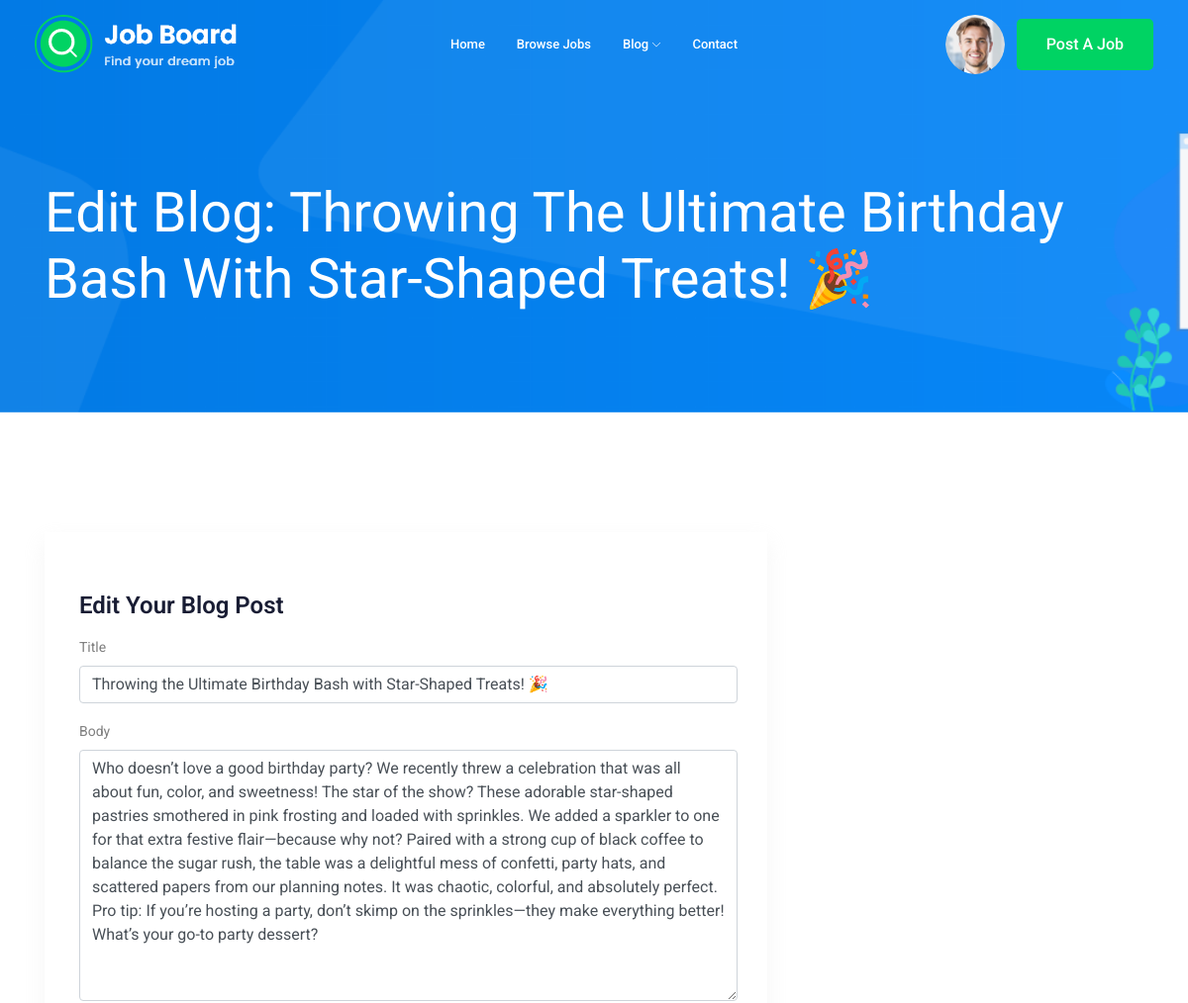
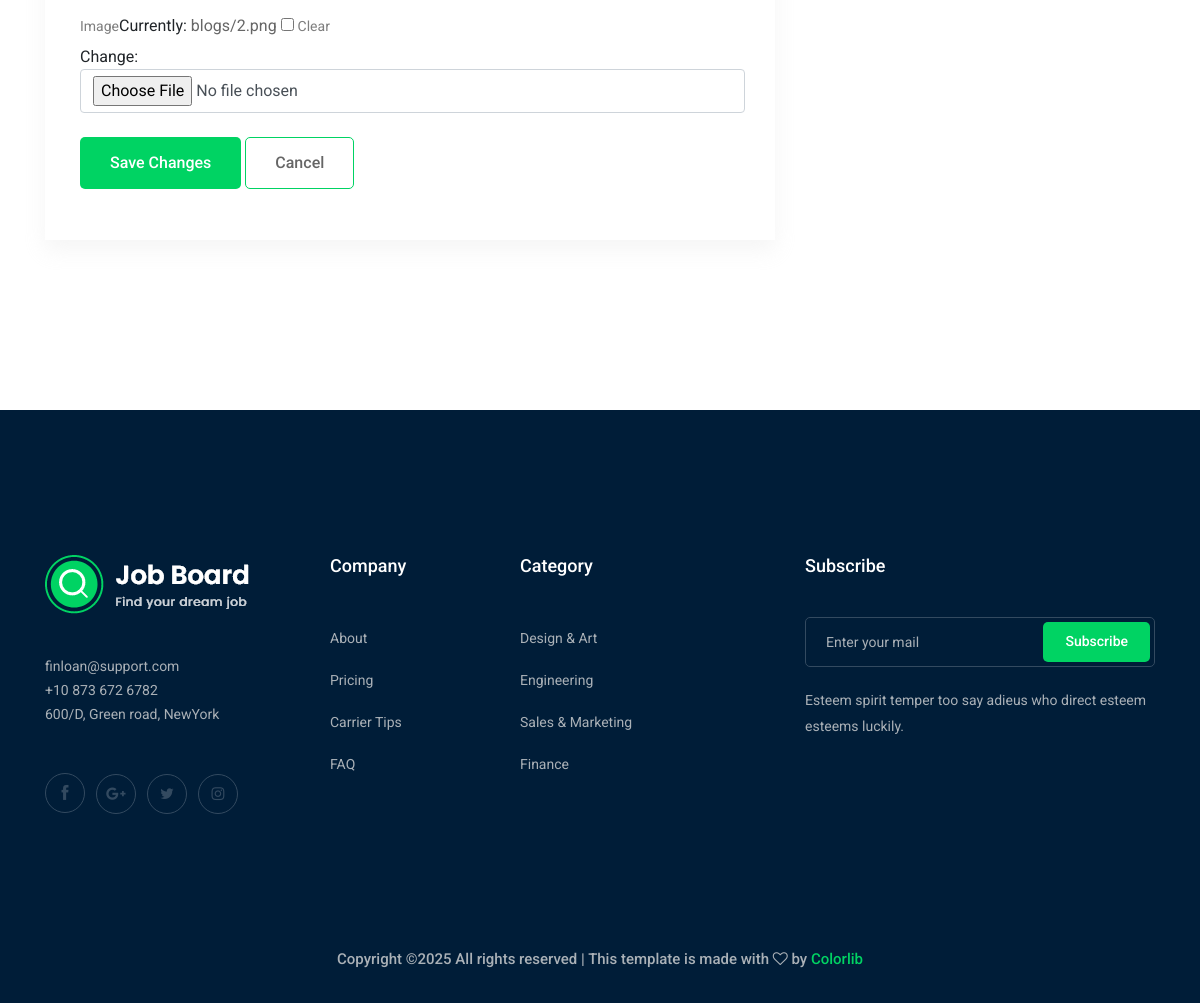
The page /blog/edit_blog/throwing-the-ultimate-birthday-bash-with-star-shaped-treats (signed in) on the database its author committed (2 pictures, top to bottom).
### accounts/models.py (models this page shows, shortened)
class Profile(models.Model):
    user = models.OneToOneField(User , on_delete=models.CASCADE)
    city = models.ForeignKey('City' , related_name='user_city' , on_delete=models.CASCADE , null=True, blank=True)
    phone_number = models.CharField(max_length=20 , null=True , blank=True)
    image = models.ImageField(upload_to='profile/' , null=True , blank=True)

### blog/models.py (models this page shows, shortened)
class Blog(models.Model):
    author = models.ForeignKey(User , on_delete=models.CASCADE , related_name='blog_author')
    title = models.CharField(max_length=100)
    body = models.TextField()
    published_at = models.DateTimeField(auto_now_add=True)
    image = models.ImageField(upload_to=image_upload , blank=True , null=True)
    slug = models.SlugField(blank= True , null=True) # slug = title

### blog/views.py (the view)
# urls.py: path('edit_blog/<str:slug>' , views.edit_blog , name='edit_blog'),
@login_required
def edit_blog(request , slug):
    blog_detail = Blog.objects.get(slug=slug)
    if request.user != blog_detail.author:
        messages.error(request , 'You are not authorized to edit this blog.')
        return redirect(reverse('blog:blog_detail' , kwargs={'slug':blog_detail.slug}))
    if request.method == 'POST':
        form = BlogForm(request.POST, request.FILES  ,instance=blog_detail)
        if form.is_valid():
            form.save()
            messages.success(request , 'Blog Updated Successfully')
            return redirect(reverse('blog:blog_detail' , kwargs={'slug':blog_detail.slug}))
    else:
        form = BlogForm(instance=blog_detail)
    return render(request , 'blog/edit_blog.html' , {'blog':blog_detail , 'form':form})

### blog/forms.py
class BlogForm(forms.ModelForm):
    class Meta:
        model = Blog
        fields = ['title' , 'body' , 'image']

### blog/templates/blog/edit_blog.html (shortened to what this page needs)
{% extends 'base.html' %}
{% load static %}
{% load bootstrap4 %}
{% block body %}
    <div class="bradcam_area bradcam_bg_1">
        <div class="container">
            <div class="row">
                <div class="col-xl-12">
                    <div class="bradcam_text">
                        <h3>Edit Blog: {{ blog.title }}</h3>
                    </div>
                </div>
            </div>
        </div>
    </div>
    <section class="blog_area section-padding">
        <div class="container">
            <div class="row">
                <div class="col-lg-8 mb-5 mb-lg-0">
                    <div class="blog_left_sidebar">
                        <article class="blog_item">
                            <div class="blog_details">
                                <h2>Edit Your Blog Post</h2>
                                <form method="POST" enctype="multipart/form-data">
                                    {% bootstrap_form form %}
                                    <div class="form-group mt-4">
                                        <button type="submit" class="boxed-btn3">Save Changes</button>
                                        <a href="{% url 'blog:blog_detail' slug=blog.slug %}" class="boxed-btn3" style="background: transparent; color: #00D363; border: 1px solid #00D363;">Cancel</a>
                                    </div>
                                </form>
                            </div>
                        </article>
                    </div>
                </div>
            </div>
        </div>
    </section>
{% endblock body %}

### templates/base.html (shortened to what this page needs)
{% load static %}
<!doctype html>
<html class="no-js" lang="zxx">
<head>
    <link rel="stylesheet" href="{% static 'css/bootstrap.min.css' %}">
    <link rel="stylesheet" href="{% static 'css/owl.carousel.min.css' %}">
    <link rel="stylesheet" href="{% static 'css/magnific-popup.css' %}">
    <link rel="stylesheet" href="{% static 'css/font-awesome.min.css' %}">
    <link rel="stylesheet" href="{% static 'css/themify-icons.css' %}">
    <link rel="stylesheet" href="{% static 'css/nice-select.css' %}">
    <link rel="stylesheet" href="{% static 'css/flaticon.css' %}">
    <link rel="stylesheet" href="{% static 'css/jquery-ui.css' %}">
    <link rel="stylesheet" href="{% static 'css/gijgo.css' %}">
    <link rel="stylesheet" href="{% static 'css/animate.min.css' %}">
    <link rel="stylesheet" href="{% static 'css/slicknav.css' %}">
    <link rel="stylesheet" href="{% static 'css/home.css' %}">
    <link rel="stylesheet" href="{% static 'css/style.css' %}">
</head>
<body>
    <header>
        <div class="header-area ">
            <div id="sticky-header" class="main-header-area">
                <div class="container-fluid ">
                    <div class="header_bottom_border">
                        <div class="row align-items-center">
                            <div class="col-xl-3 col-lg-2">
                                <div class="logo">
                                    <a href="index.html">
                                        <img src="img/logo.png" alt="">
                                    </a>
                                </div>
                            </div>
                            <div class="col-xl-6 col-lg-7">
                                <div class="main-menu  d-none d-lg-block">
                                    <nav>
                                        <ul id="navigation">
                                            <li><a href="/">Home</a></li>
                                            <li><a href="{% url 'jobs:job_list' %}">Browse Jobs</a></li>
                                            <li><a href="#">Blog <i class="ti-angle-down"></i></a>
                                            </li>
                                            <li><a href="{% url 'contact:contact' %}">Contact</a></li>
                                        </ul>
                                    </nav>
                                </div>
                            </div>
                            <div class="col-xl-3 col-lg-3 d-none d-lg-block">
                                <div class="Appointment">
                                    {% if request.user.is_authenticated %}
                                        <div class="phone_num d-none d-xl-block">
                                            <a href="{% url 'accounts:profile' %}">
                                                {% if request.user.profile.image %}
                                                    <img src="{{ request.user.profile.image.url }}" alt="" style="width: 60px; height: 60px; border-radius: 50%;">
                                                {% else %}
                                                Profile
                                                {% endif %}
                                            </a>
                                        </div>
                                    {% else %}
                                        <div class="phone_num d-none d-xl-block">
                                            <a href="{% url 'login' %}">Log in</a>
                                        </div>
                                    {% endif %}
                                    <div class="d-none d-lg-block">
                                        <a class="boxed-btn3" href="{% url 'jobs:add_job' %}">Post a Job</a>
                                    </div>
                                </div>
                            </div>
                            <div class="col-12">
                            </div>
                        </div>
                    </div>
                </div>
            </div>
        </div>
    </header>
    {% block body %}
    {% endblock body %}
    <footer class="footer">
        <div class="footer_top">
            <div class="container">
                <div class="row">
                    <div class="col-xl-3 col-md-6 col-lg-3">
                        <div class="footer_widget wow fadeInUp" data-wow-duration="1s" data-wow-delay=".3s">
                            <div class="footer_logo">
                                <a href="#">
                                    <img src="img/logo.png" alt="">
                                </a>
                            </div>
                            <p>
                                finloan@support.com <br>
                                +10 873 672 6782 <br>
                                600/D, Green road, NewYork
                            </p>
                            <div class="socail_links">
                                <ul>
                                    <li>
                                        <a href="#">
                                            <i class="ti-facebook"></i>
                                        </a>
                                    </li>
                                    <li>
                                        <a href="#">
                                            <i class="fa fa-google-plus"></i>
                                        </a>
                                    </li>
                                    <li>
                                        <a href="#">
                                            <i class="fa fa-twitter"></i>
                                        </a>
                                    </li>
                                    <li>
                                        <a href="#">
                                            <i class="fa fa-instagram"></i>
                                        </a>
                                    </li>
                                </ul>
                            </div>
                        </div>
                    </div>
                    <div class="col-xl-2 col-md-6 col-lg-2">
                        <div class="footer_widget wow fadeInUp" data-wow-duration="1.1s" data-wow-delay=".4s">
                            <h3 class="footer_title">
                                Company
                            </h3>
                            <ul>
                                <li><a href="#">About </a></li>
                                <li><a href="#"> Pricing</a></li>
                                <li><a href="#">Carrier Tips</a></li>
                                <li><a href="#">FAQ</a></li>
                            </ul>
                        </div>
                    </div>
                    <div class="col-xl-3 col-md-6 col-lg-3">
                        <div class="footer_widget wow fadeInUp" data-wow-duration="1.2s" data-wow-delay=".5s">
                            <h3 class="footer_title">
                                Category
                            </h3>
                            <ul>
                                <li><a href="#">Design & Art</a></li>
                                <li><a href="#">Engineering</a></li>
                                <li><a href="#">Sales & Marketing</a></li>
                                <li><a href="#">Finance</a></li>
                            </ul>
                        </div>
                    </div>
                    <div class="col-xl-4 col-md-6 col-lg-4">
                        <div class="footer_widget wow fadeInUp" data-wow-duration="1.3s" data-wow-delay=".6s">
                            <h3 class="footer_title">
                                Subscribe
                            </h3>
                            <form action="#" class="newsletter_form">
                                <input type="text" placeholder="Enter your mail">
                                <button type="submit">Subscribe</button>
                            </form>
                            <p class="newsletter_text">Esteem spirit temper too say adieus who direct esteem esteems
                                luckily.</p>
                        </div>
                    </div>
                </div>
            </div>
        </div>
        <div class="copy-right_text wow fadeInUp" data-wow-duration="1.4s" data-wow-delay=".3s">
            <div class="container">
                <div class="row">
                    <div class="col-xl-12">
                        <p class="copy_right text-center">
Copyright &copy;<script>document.write(new Date().getFullYear());</script> All rights reserved | This template is made with <i class="fa fa-heart-o" aria-hidden="true"></i> by <a href="https://colorlib.com" target="_blank">Colorlib</a>
                        </p>
                    </div>
                </div>
            </div>
        </div>
    </footer>
</body>
</html>

### rows shown on the page
Blog: title "Throwing The Ultimate Birthday Bash With Star-Shaped Treats! 🎉", title "Throwing the Ultimate Birthday Bash with Star-Shaped Treats! 🎉", body "Who doesn’t love a good birthday party? We recently threw a celebration that was all about fun, color, and sweetness! The star of the show? These adorable star-shaped pastries smothered in pink frosting and loaded with sprinkles. We added a sparkler to one for that extra festive flair—because why not? Paired with a strong cup of black coffee to balance the sugar rush, the table was a delightful mess of confetti, party hats, and scattered papers from our planning notes. It was chaotic, colorful, and absolutely perfect. Pro tip: If you’re hosting a party, don’t skimp on the sprinkles—they make everything better! What’s your go-to party dessert?"
